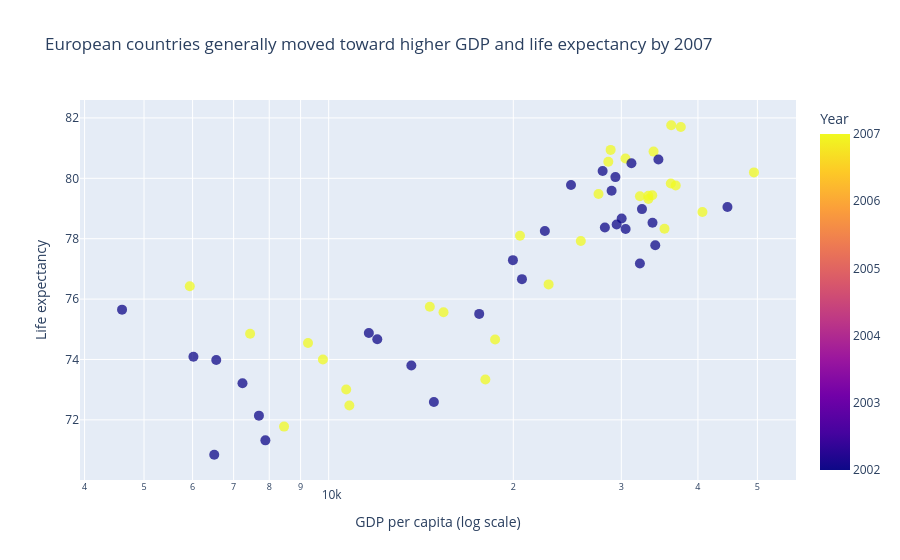

Source (notebook cell):
### Markdown cell above
# Task 1

### Code cell
continent_choice = "Europe"

task1_df = df.loc[
    (df["continent"] == continent_choice) &
    (df["year"].isin([2002, 2007]))
].copy()

fig = px.scatter(
    task1_df,
    x="gdpPercap",
    y="lifeExp",
    color="year",
    hover_name="country",
    log_x=True,
    title="European countries generally moved toward higher GDP and life expectancy by 2007",
    labels={
        "gdpPercap": "GDP per capita (log scale)",
        "lifeExp": "Life expectancy",
        "year": "Year"
    }
)

fig.update_traces(marker=dict(size=10, opacity=0.75))

fig.show()

### Figure 1 — Plotly figure (JSON) as saved in the notebook; plotly's stock layout.template omitted (floating-point values rounded to 4 significant figures)
{"data": [{"hovertemplate": "<b>%{hovertext}</b><br><br>GDP per capita (log scale)=%{x}<br>Life expectancy=%{y}<br>Year=%{marker.color}<extra></extra>", "hovertext": ["Albania", "Albania", "Austria", "Austria", "Belgium", "Belgium", "Bosnia and Herzegovina", "Bosnia and Herzegovina", "Bulgaria", "Bulgaria", "Croatia", "Croatia", "Czech Republic", "Czech Republic", "Denmark", "Denmark", "Finland", "Finland", "France", "France", "Germany", "Germany", "Greece", "Greece", "Hungary", "Hungary", "Iceland", "Iceland", "Ireland", "Ireland", "Italy", "Italy", "Montenegro", "Montenegro", "Netherlands", "Netherlands", "Norway", "Norway", "Poland", "Poland", "Portugal", "Portugal", "Romania", "Romania", "Serbia", "Serbia", "Slovak Republic", "Slovak Republic", "Slovenia", "Slovenia", "Spain", "Spain", "Sweden", "Sweden", "Switzerland", "Switzerland", "Turkey", "Turkey", "United Kingdom", "United Kingdom"], "legendgroup": "", "marker": {"color": [2002, 2007, 2002, 2007, 2002, 2007, 2002, 2007, 2002, 2007, 2002, 2007, 2002, 2007, 2002, 2007, 2002, 2007, 2002, 2007, 2002, 2007, 2002, 2007, 2002, 2007, 2002, 2007, 2002, 2007, 2002, 2007, 2002, 2007, 2002, 2007, 2002, 2007, 2002, 2007, 2002, 2007, 2002, 2007, 2002, 2007, 2002, 2007, 2002, 2007, 2002, 2007, 2002, 2007, 2002, 2007, 2002, 2007, 2002, 2007], "coloraxis": "coloraxis", "opacity": 0.75, "size": 10, "symbol": "circle"}, "mode": "markers", "name": "", "orientation": "v", "showlegend": false, "type": "scatter", "x": [4604.0, 5937.0, 32420.0, 36130.0, 30490.0, 33690.0, 6019.0, 7446.0, 7697.0, 10680.0, 11630.0, 14620.0, 17600.0, 22830.0, 32170.0, 35280.0, 28200.0, 33210.0, 28930.0, 30470.0, 30040.0, 32170.0, 22510.0, 27540.0, 14840.0, 18010.0, 31160.0, 36180.0, 34080.0, 40680.0, 27970.0, 28570.0, 6557.0, 9254.0, 33720.0, 36800.0, 44680.0, 49360.0, 12000.0, 15390.0, 19970.0, 20510.0, 7885.0, 10810.0, 7236.0, 9787.0, 13640.0, 18680.0, 20660.0, 25770.0, 24840.0, 28820.0, 29340.0, 33860.0, 34480.0, 37510.0, 6508.0, 8458.0, 29480.0, 33200.0], "xaxis": "x", "y": [75.65, 76.42, 78.98, 79.83, 78.32, 79.44, 74.09, 74.85, 72.14, 73.0, 74.88, 75.75, 75.51, 76.49, 77.18, 78.33, 78.37, 79.31, 79.59, 80.66, 78.67, 79.41, 78.26, 79.48, 72.59, 73.34, 80.5, 81.76, 77.78, 78.89, 80.24, 80.55, 73.98, 74.54, 78.53, 79.76, 79.05, 80.2, 74.67, 75.56, 77.29, 78.1, 71.32, 72.48, 73.21, 74.0, 73.8, 74.66, 76.66, 77.93, 79.78, 80.94, 80.04, 80.88, 80.62, 81.7, 70.84, 71.78, 78.47, 79.42], "yaxis": "y"}], "layout": {"coloraxis": {"colorbar": {"title": {"text": "Year"}}, "colorscale": [[0, "#0d0887"], [0.1111, "#46039f"], [0.2222, "#7201a8"], [0.3333, "#9c179e"], [0.4444, "#bd3786"], [0.5556, "#d8576b"], [0.6667, "#ed7953"], [0.7778, "#fb9f3a"], [0.8889, "#fdca26"], [1, "#f0f921"]]}, "legend": {"tracegroupgap": 0}, "title": {"text": "European countries generally moved toward higher GDP and life expectancy by 2007"}, "xaxis": {"anchor": "y", "domain": [0, 1], "title": {"text": "GDP per capita (log scale)"}, "type": "log"}, "yaxis": {"anchor": "x", "domain": [0, 1], "title": {"text": "Life expectancy"}}}}
